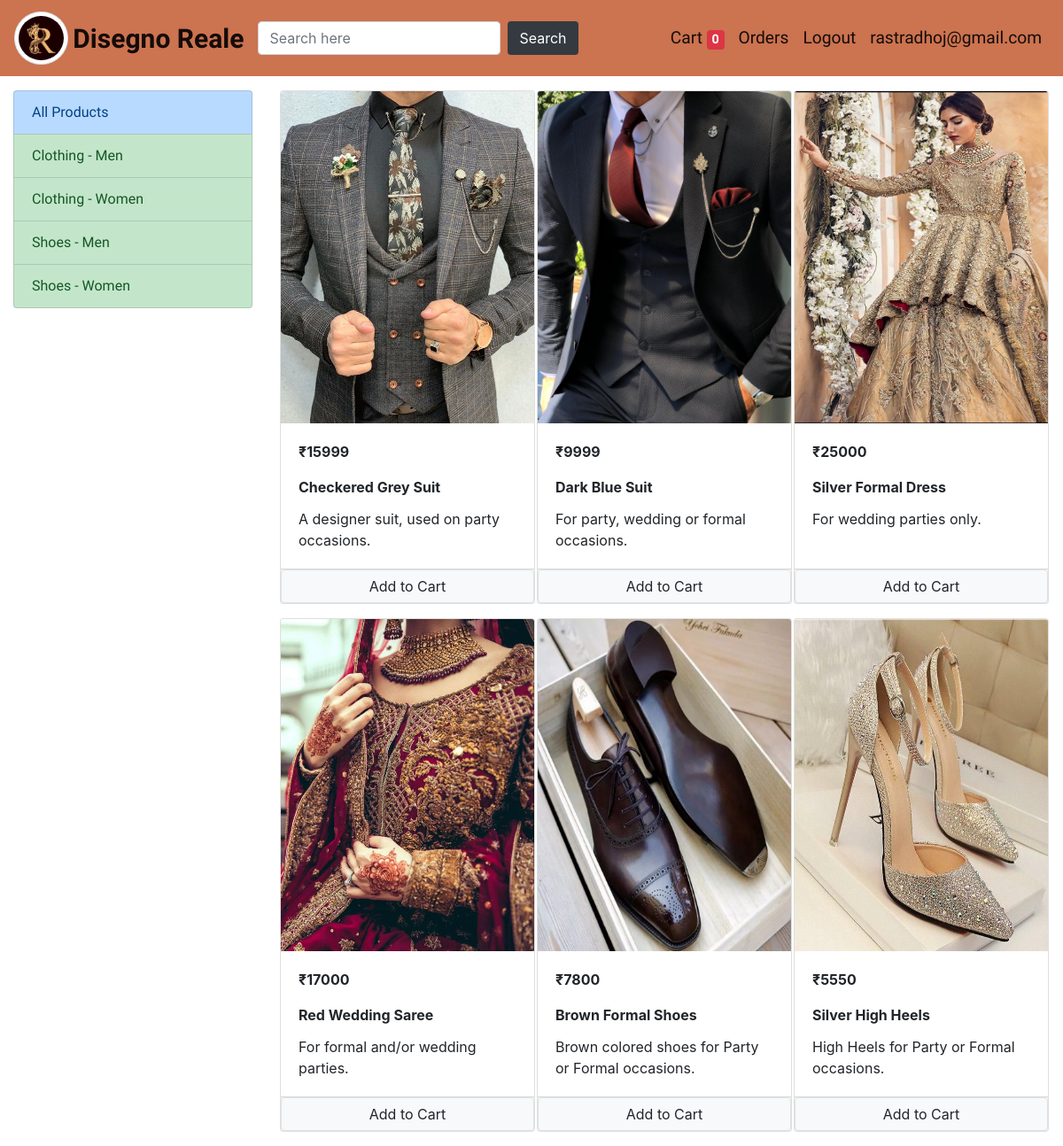
The page / (signed in) on the database its author committed.
### store/models/category.py (models this page shows, shortened)
class Category(models.Model):
    name = models.CharField(max_length=20)
    @staticmethod
    def get_all_categories():
        return Category.objects.all()

### store/models/product.py (models this page shows, shortened)
class Product(models.Model):
    name = models.CharField(max_length=50)
    price = models.IntegerField(default=0)
    category = models.ForeignKey(Category, on_delete=models.CASCADE, default=1)
    description = models.CharField(max_length=200, default='', null=True, blank=True)
    image = models.ImageField(upload_to='uploads/products/')
    @staticmethod
    def get_all_products():
        return Product.objects.all()

### store/views/home.py (the view, shortened to what this page needs)
# urls.py: path('', Index.as_view(), name='homepage'),
class Index(View):
    def get(self, request):
        cart = request.session.get('cart')
        if not cart:
            request.session['cart'] = {}
        products = None
        categories = Category.get_all_categories()
        categoryId = request.GET.get('category')
        if categoryId:
            products = Product.get_all_products_by_categoryid(categoryId)
        else:
            products = Product.get_all_products()
        data = {}
        data['products'] = products
        data['categories'] = categories
        return render(request, 'index.html', data)

### store/templatetags/cart.py (called while the page is built)
@register.filter(name='is_in_cart')
def is_in_cart(product, cart):
    keys = cart.keys()
    for id in keys:
        if int(id)==product.id:
            return True
    return False

### store/templatetags/custom_filter.py (called while the page is built)
@register.filter(name='currency')
def currency(number):
    return '₹'+str(number)

### store/templates/index.html (shortened to what this page needs)
{% extends 'base.html' %}
{% block content %}
{% load cart %}
{% load custom_filter %}
<div class="container-fluid mt-3">
    <div class="row">
        <div class="col-lg-3 mx-auto">
            <div class="list-group">
                <a href="/" class="list-group-item list-group-item-action list-group-item-primary side-bar">All
                    Products</a>
                {% for category in categories %}
                <a href="/?category={{ category.id }}"
                    class="list-group-item list-group-item-action list-group-item-success side-bar">{{ category.name }}</a>
                {% endfor %}
            </div>
        </div>
        <div id="products" class="col-lg-9 mx-auto">
            <div class="row mx-auto">
                {% for product in products %}
                <div class="card mx-auto mb-3" id="{{product.id}}" style="width: 18rem;">
                    <img class="card-img-top img-fluid image-render" style="height: 375px;"
                        src="{{ product.image.url }}" alt="Card image cap">
                    <div class="card-body">
                        <p class="card-text"><b>{{ product.price|currency }}</b></p>
                        <p class="card-title"><b>{{ product.name }}</b></p>
                        <p class="card-text">{{ product.description }}</p>
                    </div>
                    <div class="card-footer p-0 no-gutters">
                        {% if product|is_in_cart:request.session.cart %}
                        <div class="row no-gutters">
                            <form action="/#{{ product.id }}" class="col-2" method="post">
                                {% csrf_token %}
                                <input hidden type="text" name="product" value="{{ product.id }}">
                                <input hidden type="text" name="remove" value="True">
                                <input type="submit" value="-" class="btn btn-block btn-secondary">
                            </form>
                            <div class="text-center col">
                                {{ product|cart_quantity:request.session.cart }} in Cart
                            </div>
                            <form action="/#{{ product.id }}" class="col-2" method="post">
                                {% csrf_token %}
                                <input hidden type="text" name="product" value="{{ product.id }}">
                                <input type="submit" value="+" class="btn btn-block btn-secondary">
                            </form>
                        </div>
                        {% else %}
                        <form action="/#{{ product.id }}" method="post" class="btn-block">
                            <input value="Add to Cart" type="submit"
                                class="float-right btn btn-light border form-control">
                        </form>
                        {% endif %}
                    </div>
                </div>
                {% endfor %}
            </div>
        </div>
    </div>
</div>
{% endblock %}

### store/templates/base.html (style rules this page uses)
.image-render { max-width: 100%; height: auto; }
.side-bar { font-family: 'Rowdies', cursive; }

### rows shown on the page
Category: name "Clothing - Men"
Category: name "Clothing - Women"
Category: name "Shoes - Men"
Category: name "Shoes - Women"
Product: image (picture), price "₹15999", name "Checkered Grey Suit", description "A designer suit, used on party occasions."
Product: image (picture), price "₹9999", name "Dark Blue Suit", description "For party, wedding or formal occasions."
Product: image (picture), price "₹25000", name "Silver Formal Dress", description "For wedding parties only."
Product: image (picture), price "₹17000", name "Red Wedding Saree", description "For formal and/or wedding parties."
Product: image (picture), price "₹7800", name "Brown Formal Shoes", description "Brown colored shoes for Party or Formal occasions."
Product: image (picture), price "₹5550", name "Silver High Heels", description "High Heels for Party or Formal occasions."

### other values the page prints
{{ request.session.cart.keys|length }} "0"
{{ request.session.email }} "rastradhoj@gmail.com"
